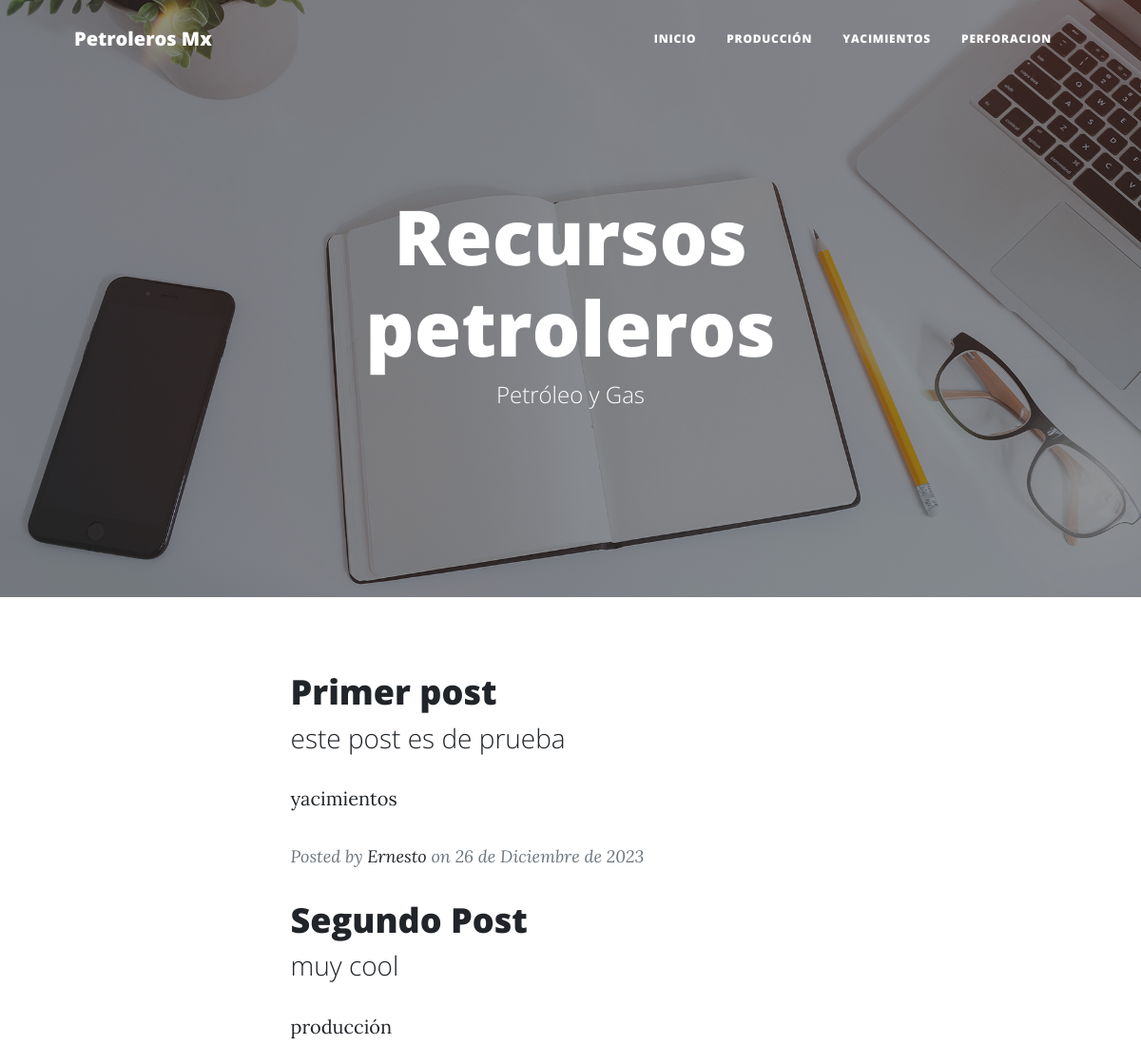
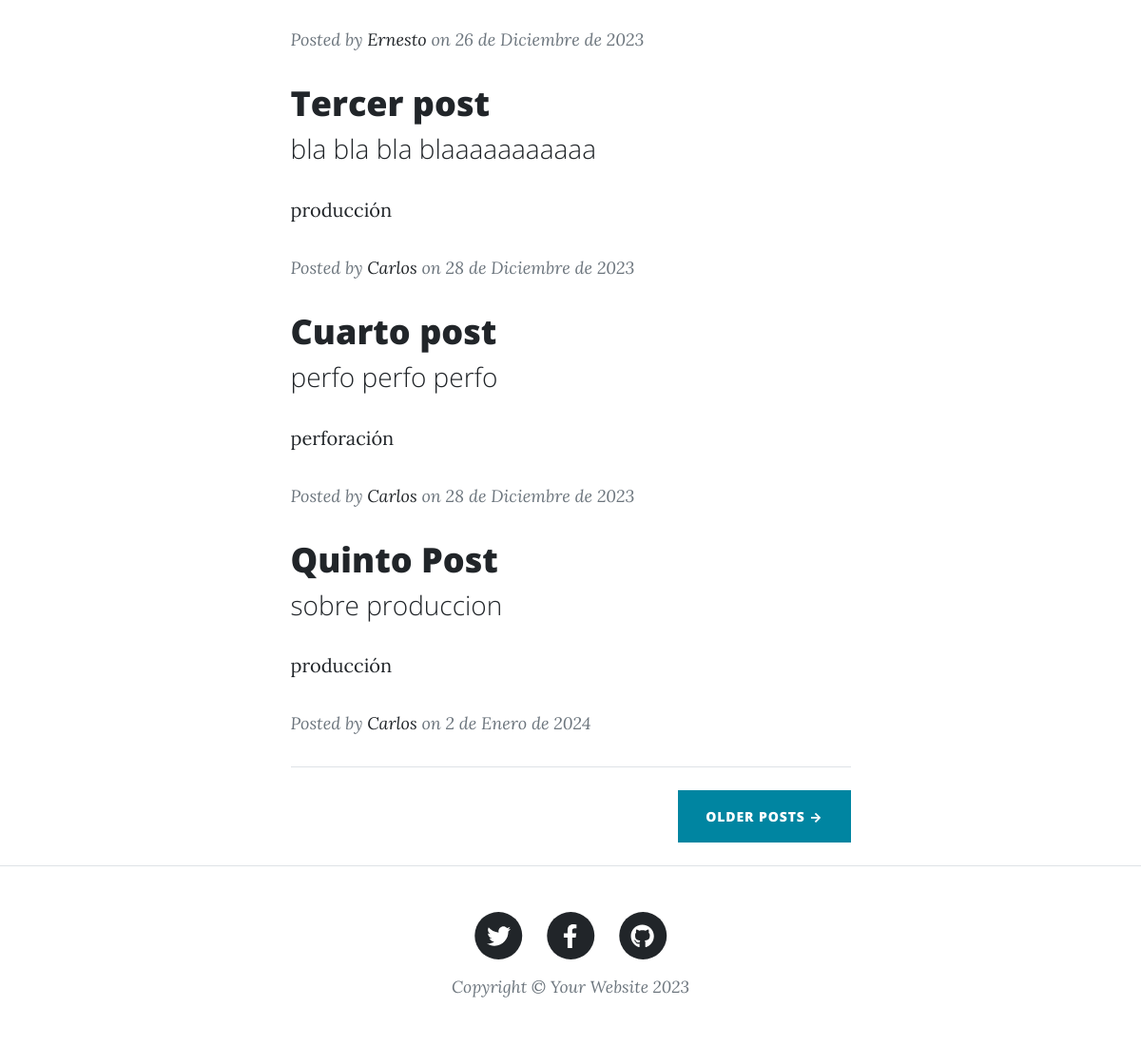
The page / on the database its author committed (2 pictures, top to bottom).
### blog/models.py (models this page shows, shortened)
class Post(models.Model):
    titulo = models.CharField('Titulo', max_length = 90, null = False, blank = False)
    slug = models.SlugField('Slug', unique = True, null = True, blank = True)
    descripcion = models.CharField('Descripción', max_length = 110, null = False, blank = False)
    contenido = RichTextField('Contenido', null = False, blank = False)
    imagen = models.URLField('Imagen', null = False, blank = False)
    autor = models.ForeignKey(Autor, on_delete = models.CASCADE)
    categoria = models.ForeignKey(Categoria, on_delete = models.CASCADE)
    estado = models.BooleanField('Publicado/No publicado', default = True)
    fecha_creacion = models.DateField('Feacha de creación', auto_now = False, auto_now_add = True)
    class Meta:
        verbose_name = 'Post'
        verbose_name_plural = 'Posts'

class Categoria(models.Model):
    nombre = models.CharField('Nombre de la Categoría', max_length = 100, null = True, blank = False)
    estado = models.BooleanField('Activada/No activada', default = True)
    fecha_creacion = models.DateField('Fecha de creación', auto_now = False, auto_now_add = True)
    class Meta:
        verbose_name = 'Categoría'
        verbose_name_plural = 'Categorias'
    def __str__(self):
        return self.nombre

class Autor(models.Model):
    nombres = models.CharField('Nombres de autor', max_length = 250, null = False, blank = False)
    apellidos = models.CharField('Apellidos de autor', max_length = 250, null = False, blank = False)
    linkedin = models.URLField('LinkedIn', null = True, blank = True)
    facebook = models.URLField('Facebook', null = True, blank = True)
    instagram = models.URLField('Instagram', null = True, blank = True)
    twitter = models.URLField('x', null = True, blank = True)
    email = models.EmailField('Email', null = False, blank = False)
    estado = models.BooleanField('Activo/Desactivado', default = True)
    fecha_creacion = models.DateField('Fecha de creación', auto_now = False, auto_now_add = True)
    class Meta:
        verbose_name = 'Autor'
        verbose_name_plural = 'Autores'
    def __str__(self):
        return self.nombres

### blog/views.py (the view)
# urls.py: path('', IndexView.as_view(), name='index'),
class IndexView(ListView):
    model = Post
    template_name = 'index.html'
    context_object_name = 'posts_aprobados'
    def get_queryset(self):
        posts_aprobados = Post.objects.filter(estado = True)
        return posts_aprobados

### blog/templates/index.html (shortened to what this page needs)
<!DOCTYPE html>
<html lang="es">
    <head>
        <link href="/static/css/styles.css" rel="stylesheet" />
    </head>
    <body>
        <nav class="navbar navbar-expand-lg navbar-light" id="mainNav">
            <div class="container px-4 px-lg-5">
                <a class="navbar-brand" href="{% url 'index' %}">Petroleros Mx</a>
                <div class="collapse navbar-collapse" id="navbarResponsive">
                    <ul class="navbar-nav ms-auto py-4 py-lg-0">
                        <li class="nav-item"><a class="nav-link px-lg-3 py-3 py-lg-4" href="{% url 'index' %}">Inicio</a></li>
                        <li class="nav-item"><a class="nav-link px-lg-3 py-3 py-lg-4" href="{% url 'produccion'%}">Producción</a></li>
                        <li class="nav-item"><a class="nav-link px-lg-3 py-3 py-lg-4" href="{% url 'yacimientos' %}">Yacimientos</a></li>
                        <li class="nav-item"><a class="nav-link px-lg-3 py-3 py-lg-4" href="{% url 'perforacion' %}">Perforacion</a></li>
                    </ul>
                </div>
            </div>
        </nav>
        <header class="masthead" style="background-image: url('/static/assets/img/home-bg.jpg')">
            <div class="container position-relative px-4 px-lg-5">
                <div class="row gx-4 gx-lg-5 justify-content-center">
                    <div class="col-md-10 col-lg-8 col-xl-7">
                        <div class="site-heading">
                            <h1>{% block encabezado_principal %}Recursos petroleros {% endblock %}</h1>
                            <span class="subheading">Petróleo y Gas</span>
                        </div>
                    </div>
                </div>
            </div>
        </header>
        <div class="container px-4 px-lg-5">
            <div class="row gx-4 gx-lg-5 justify-content-center">
                <div class="col-md-10 col-lg-8 col-xl-7">
                    {% if posts_aprobados %}
                    {% for post in posts_aprobados %}
                    <div class="post-preview">
                        <a href="{% url 'post-detail' post.categoria post.slug %}">
                            <h2 class="post-title">{{post.titulo}}</h2>
                            <h3 class="post-subtitle">{{post.descripcion}}</h3>
                            <p>{{post.categoria}}</p>
                        </a>
                        <p class="post-meta">
                            Posted by
                            <a href="#!">{{post.autor}}</a>
                            on {{post.fecha_creacion}}
                        </p>
                    </div>
                    {% endfor %}
                    {% else %}
                    <h3>No hay posts</h3>
                    {% endif%}
                    <hr class="my-4" />
                    <div class="d-flex justify-content-end mb-4"><a class="btn btn-primary text-uppercase" href="#!">Older Posts →</a></div>
                </div>
            </div>
        </div>
        <footer class="border-top">
            <div class="container px-4 px-lg-5">
                <div class="row gx-4 gx-lg-5 justify-content-center">
                    <div class="col-md-10 col-lg-8 col-xl-7">
                        <ul class="list-inline text-center">
                            <li class="list-inline-item">
                                <a href="#!">
                                    <span class="fa-stack fa-lg">
                                        <i class="fas fa-circle fa-stack-2x"></i>
                                        <i class="fab fa-twitter fa-stack-1x fa-inverse"></i>
                                    </span>
                                </a>
                            </li>
                            <li class="list-inline-item">
                                <a href="#!">
                                    <span class="fa-stack fa-lg">
                                        <i class="fas fa-circle fa-stack-2x"></i>
                                        <i class="fab fa-facebook-f fa-stack-1x fa-inverse"></i>
                                    </span>
                                </a>
                            </li>
                            <li class="list-inline-item">
                                <a href="#!">
                                    <span class="fa-stack fa-lg">
                                        <i class="fas fa-circle fa-stack-2x"></i>
                                        <i class="fab fa-github fa-stack-1x fa-inverse"></i>
                                    </span>
                                </a>
                            </li>
                        </ul>
                        <div class="small text-center text-muted fst-italic">Copyright &copy; Your Website 2023</div>
                    </div>
                </div>
            </div>
        </footer>
    </body>
</html>

### rows shown on the page
Post: titulo "Primer post", descripcion "este post es de prueba", categoria "yacimientos", autor "Ernesto", fecha_creacion "26 de Diciembre de 2023"
Post: titulo "Segundo Post", descripcion "muy cool", categoria "producción", autor "Ernesto", fecha_creacion "26 de Diciembre de 2023"
Post: titulo "Tercer post", descripcion "bla bla bla blaaaaaaaaaaa", categoria "producción", autor "Carlos", fecha_creacion "28 de Diciembre de 2023"
Post: titulo "Cuarto post", descripcion "perfo perfo perfo", categoria "perforación", autor "Carlos", fecha_creacion "28 de Diciembre de 2023"
Post: titulo "Quinto Post", descripcion "sobre produccion", categoria "producción", autor "Carlos", fecha_creacion "2 de Enero de 2024"
